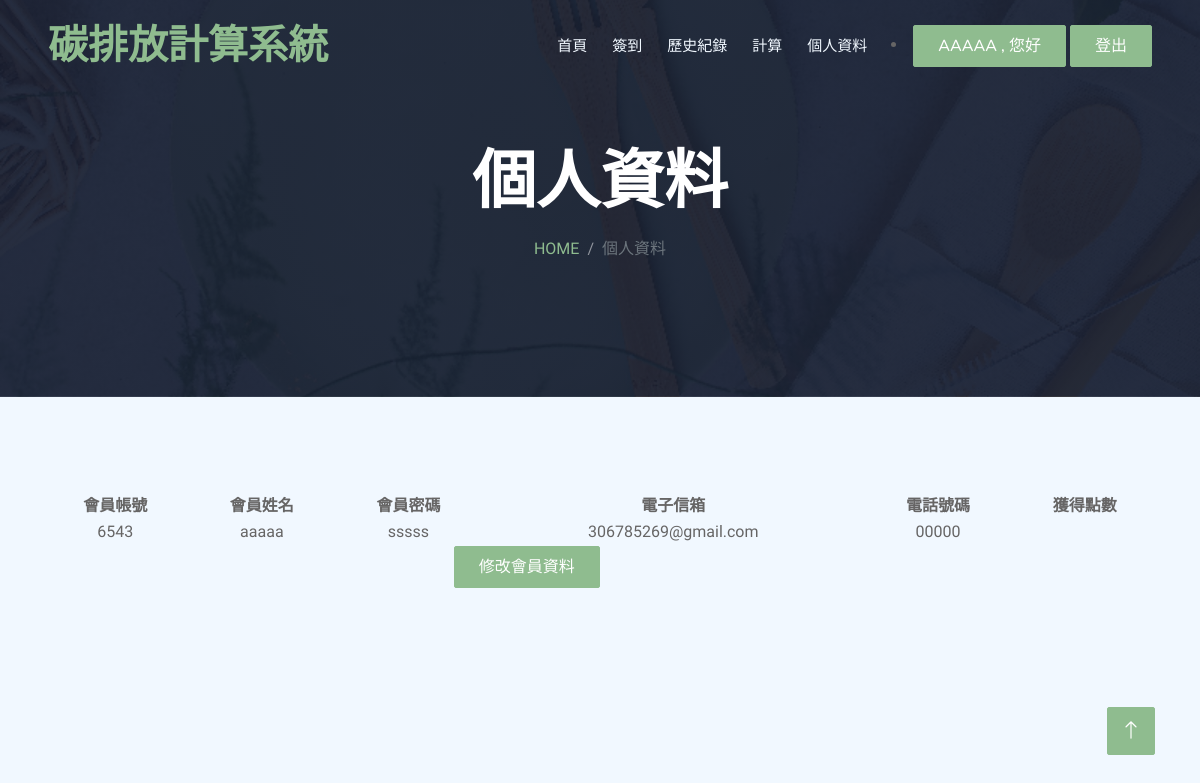
Page /碳排放/information.php (signed in) on the committed database.
### tables this page shows
CREATE TABLE `account` (
  `ID` varchar(20) NOT NULL,
  `Name` varchar(20) NOT NULL,
  `Password` varchar(20) NOT NULL,
  `phone` varchar(10) NOT NULL,
  `Email` varchar(50) NOT NULL,
  `level` varchar(1) NOT NULL
);

### 碳排放/information.php (the view, shortened to what this page needs)
<!DOCTYPE html>
<html lang="en">
<head>
    <link href="https://cdnjs.cloudflare.com/ajax/libs/font-awesome/5.10.0/css/all.min.css" rel="stylesheet">
    <link href="https://cdn.jsdelivr.net/npm/bootstrap-icons@1.4.1/font/bootstrap-icons.css" rel="stylesheet">
    <link href="lib/animate/animate.min.css" rel="stylesheet">
    <link href="lib/owlcarousel/assets/owl.carousel.min.css" rel="stylesheet">
    <link href="lib/tempusdominus/css/tempusdominus-bootstrap-4.min.css" rel="stylesheet" />
    <link href="css/bootstrap.min.css" rel="stylesheet">
    <link href="css/style.css" rel="stylesheet">
</head>
<body>
    <div class="container-xxl bg-white p-0">
        <div class="container-xxl position-relative p-0">
            <nav class="navbar navbar-expand-lg navbar-dark bg-dark px-4 px-lg-5 py-3 py-lg-0">
                <a href="" class="navbar-brand p-0">
                    <h1 class="text-primary m-0"></i>碳排放計算系統</h1>
                </a>
                <div class="collapse navbar-collapse" id="navbarCollapse">
                    <div class="navbar-nav ms-auto py-0 pe-4">
                        <a href="index.php" class="nav-item nav-link">首頁</a>
                        <a href="signin.php" class="nav-item nav-link">簽到</a>
                        <a href="history.php" class="nav-item nav-link">歷史紀錄</a>
                        <a href="count.php" class="nav-item nav-link">計算</a>
                        <a href="information.php" class="nav-item nav-link">個人資料</a>
                    </div>
                </div>
                <div>
                    <?php if (empty($_SESSION["ID"])) { ?>
                        <li><a href="login.php" class="btn btn-primary py-2 px-4">登入</a>
                            <a href="insert.php" class="btn btn-primary py-2 px-4">註冊</a>
                        </li>
                    <?php } else { ?>
                        <li> <a class="btn btn-primary py-2 px-4"><?php echo $_SESSION["Name"] ?> , 您好</a>
                            <a href="logout.php" class="btn btn-primary py-2 px-4">登出</a>
                        </li>
                    <?php } ?>
                </div>
        </div>
        <div class="container-xxl py-5 bg-dark hero-header mb-5">
            <div class="container text-center my-5 pt-5 pb-4">
                <h1 class="display-3 text-white mb-3 animated slideInDown">個人資料</h1>
                <nav aria-label="breadcrumb">
                    <ol class="breadcrumb justify-content-center text-uppercase">
                        <li class="breadcrumb-item"><a href="#">Home</a></li>
                        <li class="breadcrumb-item text-white active" aria-current="page">個人資料</li>
                    </ol>
                </nav>
            </div>
        </div>
    </div>
    <div class="container-xxl py-5">
        <div class="container">
            <div class="text-center wow fadeInUp" data-wow-delay="0.1s">
                <table class="container-xxl py-5">
                    <thead>
                        <tr>
                            <th>會員帳號</th>
                            <th>會員姓名</th>
                            <th>會員密碼</th>
                            <th>電子信箱</th>
                            <th>電話號碼</th>
                            <th>獲得點數</th>
                        </tr>
                    </thead>
                    <?php
                    $ID = $_SESSION['ID'];
                    $link = mysqli_connect("localhost", "root", "", "sa");
                    $sql = "select * from account where ID = '$ID'";
                    $result = mysqli_query($link, $sql);
                    while ($row = mysqli_fetch_assoc($result)) {
                        echo "<tr><td>", $row['ID'], "</td><td>", $row['Name'], "</td><td>", $row['Password'], " </td><td>", $row['Email'], "</td><td>", $row['phone'], " </td><td>", $row['Points'], " </td></tr>";
                    }
                    ?>
                    <tr>
                        <td colspan=5><a href="reviseinformation.php" class="btn btn-primary py-2 px-4">修改會員資料</a></td>
                    </tr>
                    <a href="#" class="btn btn-lg btn-primary btn-lg-square back-to-top"><i class="bi bi-arrow-up"></i></a>
            </div>
</body>
</html>

### 碳排放/css/style.css (style rules this page uses)
:root { --primary: #8fbc8f; --light: #F1F8FF; --dark: #0F172B; }
.back-to-top { position: fixed; display: none; right: 45px; bottom: 45px; z-index: 99; }
.btn { font-family: 'Nunito', sans-serif; font-weight: 500; text-transform: uppercase; transition: .5s; }
.btn.btn-primary, .btn.btn-secondary { color: #FFFFFF; }
.btn-lg-square { width: 48px; height: 48px; }
.btn-square, .btn-sm-square, .btn-lg-square { padding: 0; display: flex; align-items: center; justify-content: center; font-weight: normal; border-radius: 2px; }
.navbar-dark .navbar-nav .nav-link { position: relative; margin-left: 25px; padding: 35px 0; font-size: 15px; color: var(--light) !important; text-transform: uppercase; font-weight: 500; outline: none; transition: .5s; }
@media (min-width: 992px) { .navbar-dark { position: absolute; width: 100%; top: 0; left: 0; z-index: 999; background: transparent !important; } }
.hero-header { background: linear-gradient(rgba(15, 23, 43, .9), rgba(15, 23, 43, .9)), url(../img/bg-hero.jpg); background-position: center center; background-repeat: no-repeat; background-size: cover; }
.breadcrumb-item+.breadcrumb-item::before { color: rgba(255, 255, 255, .5); }

### rows in the picture
account: ID "6543", Name "aaaaa", Password "sssss", Email "306785269@gmail.com", phone "00000"

### other values in the picture
$_SESSION["Name"] "AAAAA"
